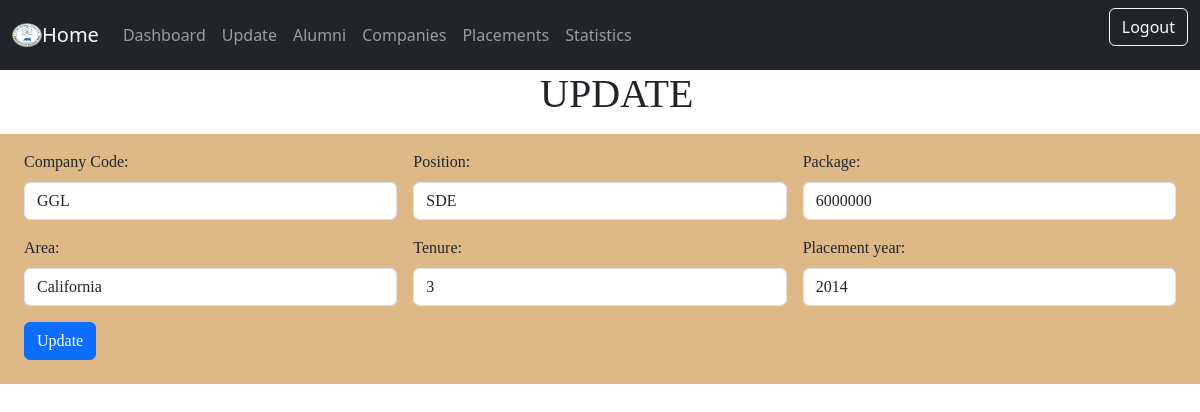
Page /alumupdate.php (signed in) on the committed database.
### tables this page shows
create table alumnus(
rollno varchar(10),
ccode varchar(10),
ctc int,
area varchar(20),
position varchar(20),
tenure int);

### alumupdate.php (the view, shortened to what this page needs)
<html>
<head>
    <link rel="stylesheet" href="update.css">
<link href="https://cdn.jsdelivr.net/npm/bootstrap@5.3.0-alpha3/dist/css/bootstrap.min.css" rel="stylesheet">
</head>
<body>
<nav class="navbar navbar-expand-lg sticky-top navbar-dark bg-dark">
          <div class="container-fluid">
              <img src="hello.jpg" alt="" width="30" height="24">
            <a class="navbar-brand" href="alumnihome.php">Home</a>
            <div class="collapse navbar-collapse" id="navbarTogglerDemo02">
              <ul class="navbar-nav me-auto mb-2 mb-lg-0">
                <li class="nav-item">
                  <a class="nav-link" href="alumni_dashboard.php">Dashboard</a>
                </li>
                <li class="nav-item">
                  <a class="nav-link" href="alumupdate.php">Update</a>
                </li>
                <li class="nav-item">
                  <a class="nav-link" href="alumni_alumni.php">Alumni</a>
                </li>
                <li class="nav-item">
                  <a class="nav-link" href="alumni_company.php">Companies</a>
                </li>
                <li class="nav-item">
                  <a class="nav-link" href="alumni_placement.php">Placements</a>
                </li>
                <li class="nav-item">
                  <a class="nav-link" href="alumni_stats.php">Statistics</a>
                </li>
              </ul>
              <form class="d-flex" method="post" action="logout.php">
                  <button class="btn btn-outline-light" type="submit">Logout</button>
                </form>
            </div>
          </div>
        </nav>
<?php
include 'server.php';
$rollno = $_SESSION["id"];
$sql = "select * from alumnus where rollno = '$rollno'";
$result = $conn->query($sql);
$row = $result->fetch_assoc();
?>
<div class="heading">
<h1>UPDATE</h1>
</div>
<br>
<form method = "post" class="row g-3">
<div class="col-md-4">
<label for="ccode" class="form-label">
Company Code:</label>
    <input type = "text" value = '<?php echo $row["ccode"]?>' name = "ccode" class="form-control" required>
    </div>
    <div class="col-md-4">
    <label for="position" class="form-label">
    Position:</label>
    <input type = "text" value = '<?php echo $row["position"]?>' name = "position" class="form-control" required>
</div>
<div class="col-md-4">
<label for="ctc" class="form-label">
    Package: </label>
    <input type = "number" value = '<?php echo $row["ctc"]?>' class="form-control" name = "ctc" required>
</div>
<div class="col-md-4">
<label for="area" class="form-label">
    Area:</label>
    <input type = "text" value = '<?php echo $row["area"]?>' class="form-control" name = "area" required>
    </div>
<div class="col-md-4">
<label for="tenure" class="form-label">
    Tenure: </label>
    <input type = "number" value = '<?php echo $row["tenure"]?>' class="form-control" name = "tenure" required>
    </div>
<div class="col-md-4">
<label for="pyear" class="form-label">
    Placement year: </label>
    <input type = "number" value = '<?php echo $row["pyear"]?>' class="form-control" name = "pyear" required>
    </div>
    <div class="col-12">
		<button type="submit"  name="submit" class="btn btn-primary"  >Update</button>
        </div>
</form>
<br>
</body>
</html>

### update.css (style rules this page uses)
.row { background-color:burlywood; margin-left: 2vw; margin-top: 5vw; padding-left: 2vw; padding-right: 2vw; padding-bottom: 2vw; font-family: 'Times New Roman', Times, serif; }
.heading { margin-left: 45vw; font-family:'Times New Roman', Times, serif ; }

### rows in the picture
alumnus: ccode "GGL", position "SDE", ctc "6000000", area "California", tenure "3", pyear "2014"
